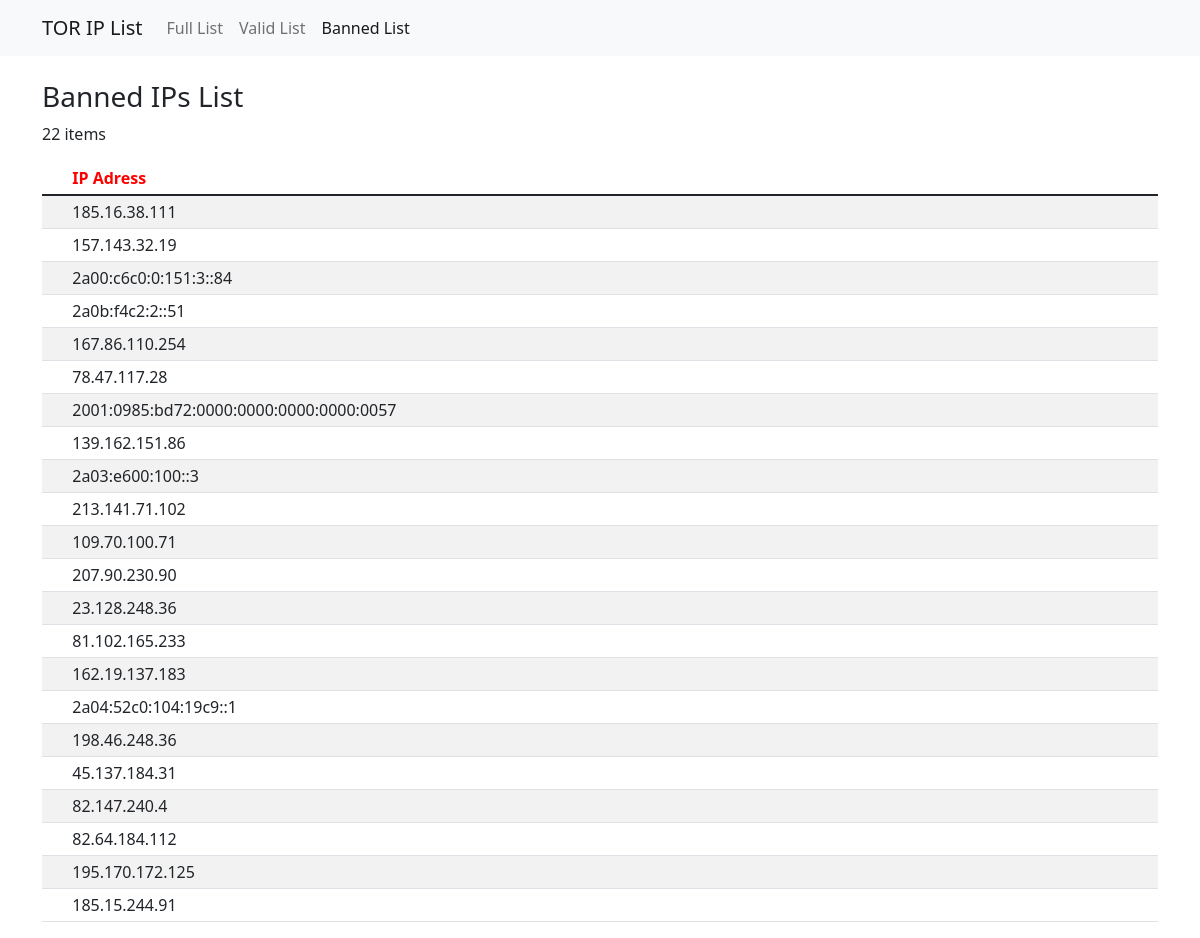
The app's page /bannedList, older data.
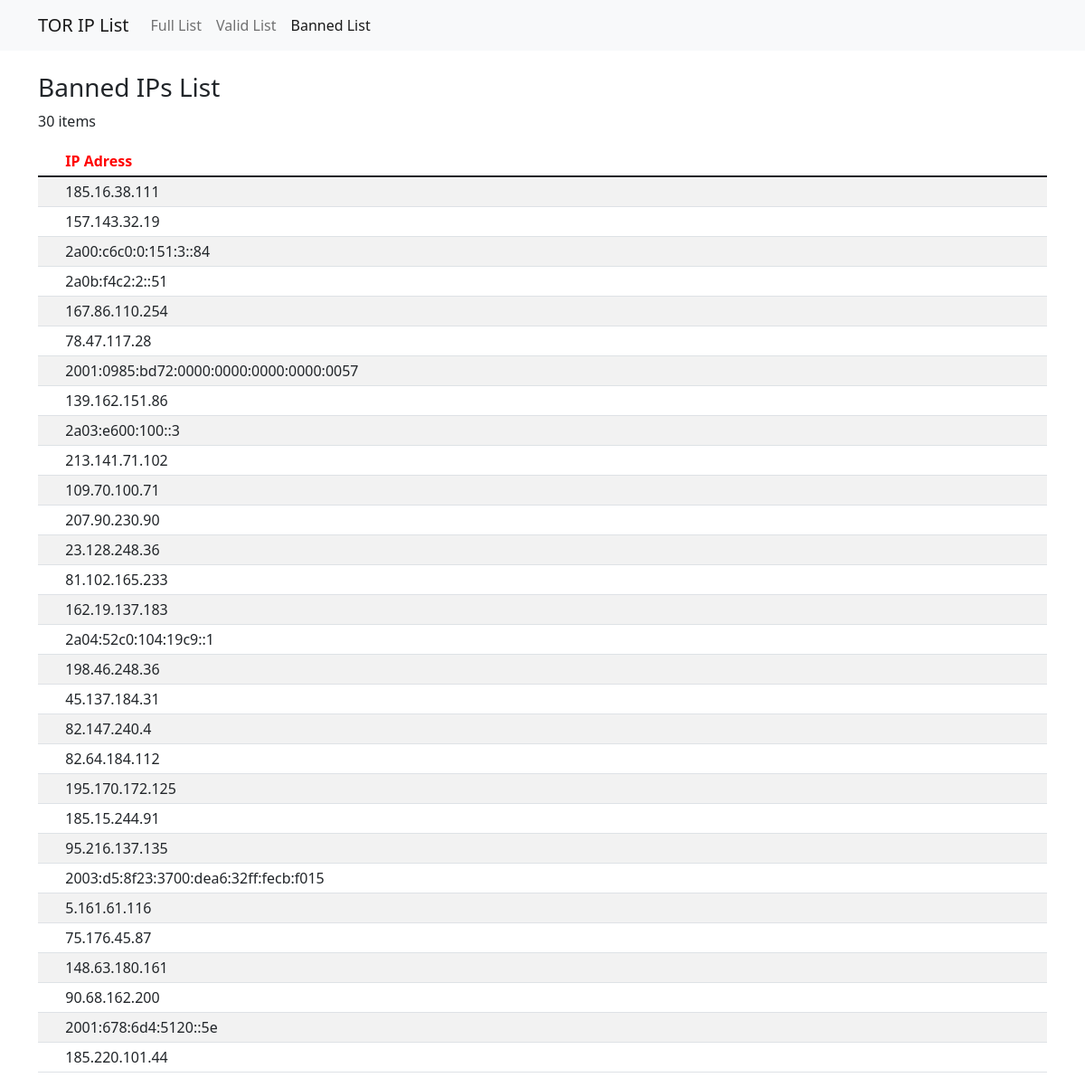
The same page, newer data.
### tables this page shows
CREATE TABLE banned_ip (
                ip_address TEXT PRIMARY KEY
            );

### main.py (the view)
@app.get('/bannedList')
def BannedList():
    resp = server_getBlacklist()
    if request.is_json:
        resp = make_response(jsonify(resp))
        resp.headers['Access-Control-Allow-Origin'] = '*'
        return resp
    else:
        return render_template('bannedList.html', len = len(resp), ips = resp)

### src/app_server.py (called while the page is built)
def server_getBlacklist():
    return db_GetList('banned')

### src/database/ipDB.py (called while the page is built)
def db_connect_to_db():
    conn = sl.connect('src/database/ips_tor.db', check_same_thread=False)
    return conn

def db_GetList(query_type):
    db_SetDB()
    conn = db_connect_to_db()
    c = conn.cursor()
    if(query_type == 'banned'):
        data = c.execute(query_banned)
    elif(query_type == 'full'):
        data = c.execute(query_full)
    ret = []
    for row in data:
        ret.append(row[0])
    conn.close()
    return ret

def db_verifDB():
    conn = db_connect_to_db()
    c = conn.cursor()
    data = c.execute(sql_verif)
    if (data.fetchone()[0]==1):
        conn.close()
        return True
    else:
        conn.close()
        return False

def db_SetDB():
    if not db_verifDB():
        print("Generating Database...")
        db_createBannedTable()
        db_CreateFullListTable()

### templates/bannedList.html
{% extends 'base.html' %}
{% set active_page = "BannedList" %}
{% block content %}
<h3>Banned IPs List</h3>
<p>{{len}} items</p>
<table class="table table-striped table-sm">
    <thead>
        <tr style="color: red; ">
            <th scope="col"></th>
            <th scope="col">IP Adress</th>
        </tr>
    </thead>
    <tbody>
        {%for i in range(0, len)%}
        <tr>
            <td></td>
            <td>{{ips[i]}}</td>
        </tr>
        {%endfor%}
    </tbody>
</table>
{% endblock %}

### templates/base.html (shortened to what this page needs)
<!doctype html>
<html>
<head>
    <link href="https://cdn.jsdelivr.net/npm/bootstrap@5.1.3/dist/css/bootstrap.min.css" rel="stylesheet"
>
</head>
<body>
    {% include 'navbar.html' %}
    <br>
    <div class="container">
        {% block content %}
        {% endblock %}
    </div>
</body>
</html>

### templates/navbar.html (shortened to what this page needs)
<nav class="navbar navbar-expand-sm navbar-light bg-light">
    <div class="container">
      <a class="navbar-brand" href="{{ url_for('Index') }}">TOR IP List</a>
      <div class="collapse navbar-collapse" id="navbarNav">
        <ul class="navbar-nav">
          <li class="nav-item">
            <a class="nav-link {{ 'active' if active_page == 'FullList' else '' }}" aria-current="page" href="{{ url_for('FullList') }}">Full List</a>
          </li>
          <li class="nav-item">
            <a class="nav-link {{ 'active' if active_page == 'ValidList' else '' }}" aria-current="page" href="{{ url_for('ValidList') }}">Valid List</a>
          </li>
          <li class="nav-item">
            <a class="nav-link {{ 'active' if active_page == 'BannedList' else '' }}" aria-current="page" href="{{ url_for('BannedList') }}">Banned List</a>
          </li>
        </ul>
      </div>
    </div>
  </nav>

Row changes from the older to the newer data that the page shows:
added banned_ip: ip_address "95.216.137.135"
added banned_ip: ip_address "2003:d5:8f23:3700:dea6:32ff:fecb:f015"
added banned_ip: ip_address "5.161.61.116"
added banned_ip: ip_address "75.176.45.87"
added banned_ip: ip_address "148.63.180.161"
added banned_ip: ip_address "90.68.162.200"
added banned_ip: ip_address "2001:678:6d4:5120::5e"
added banned_ip: ip_address "185.220.101.44"
Text that changed along with them:
{{ len }}: "22" → "30"
